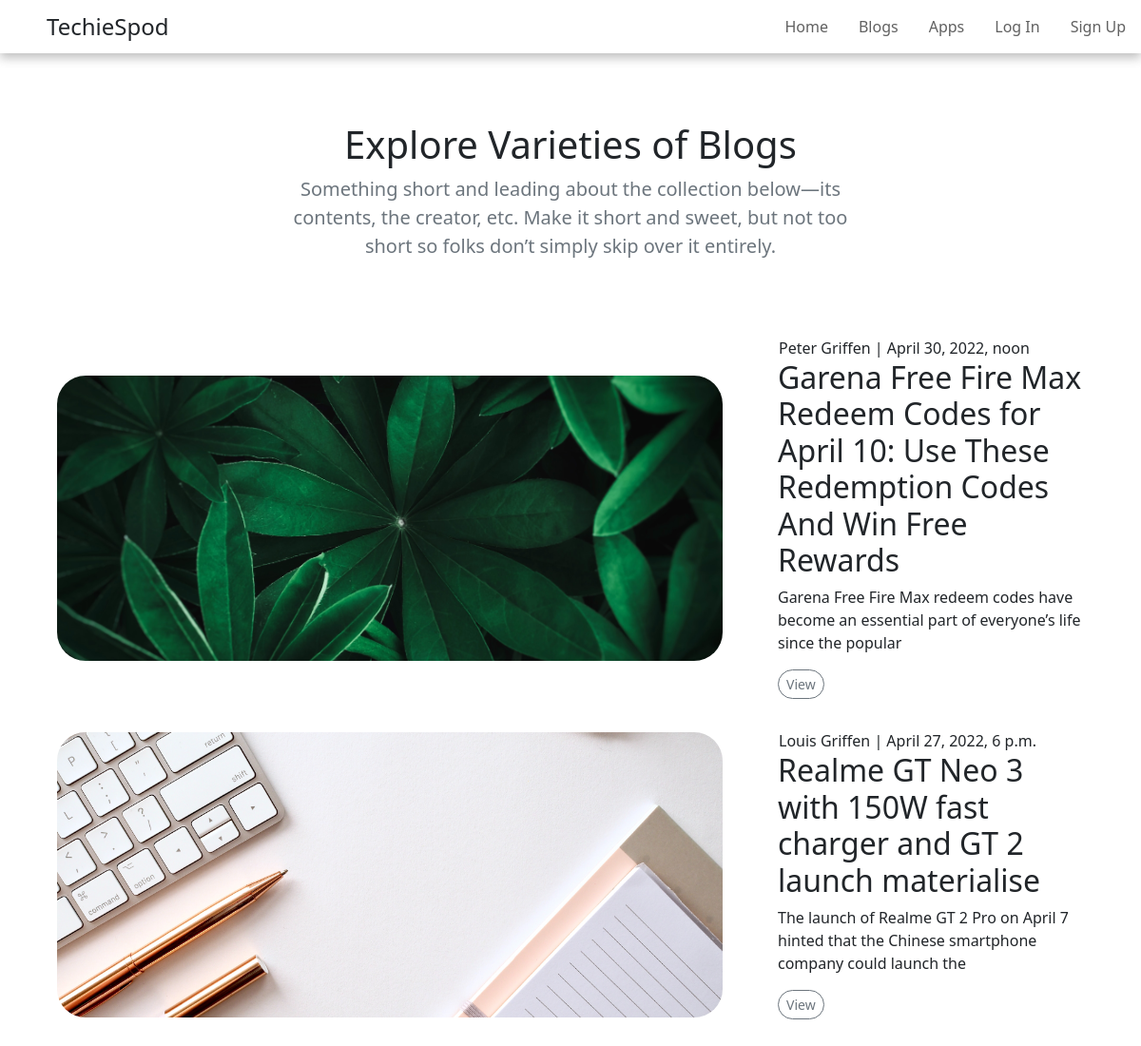
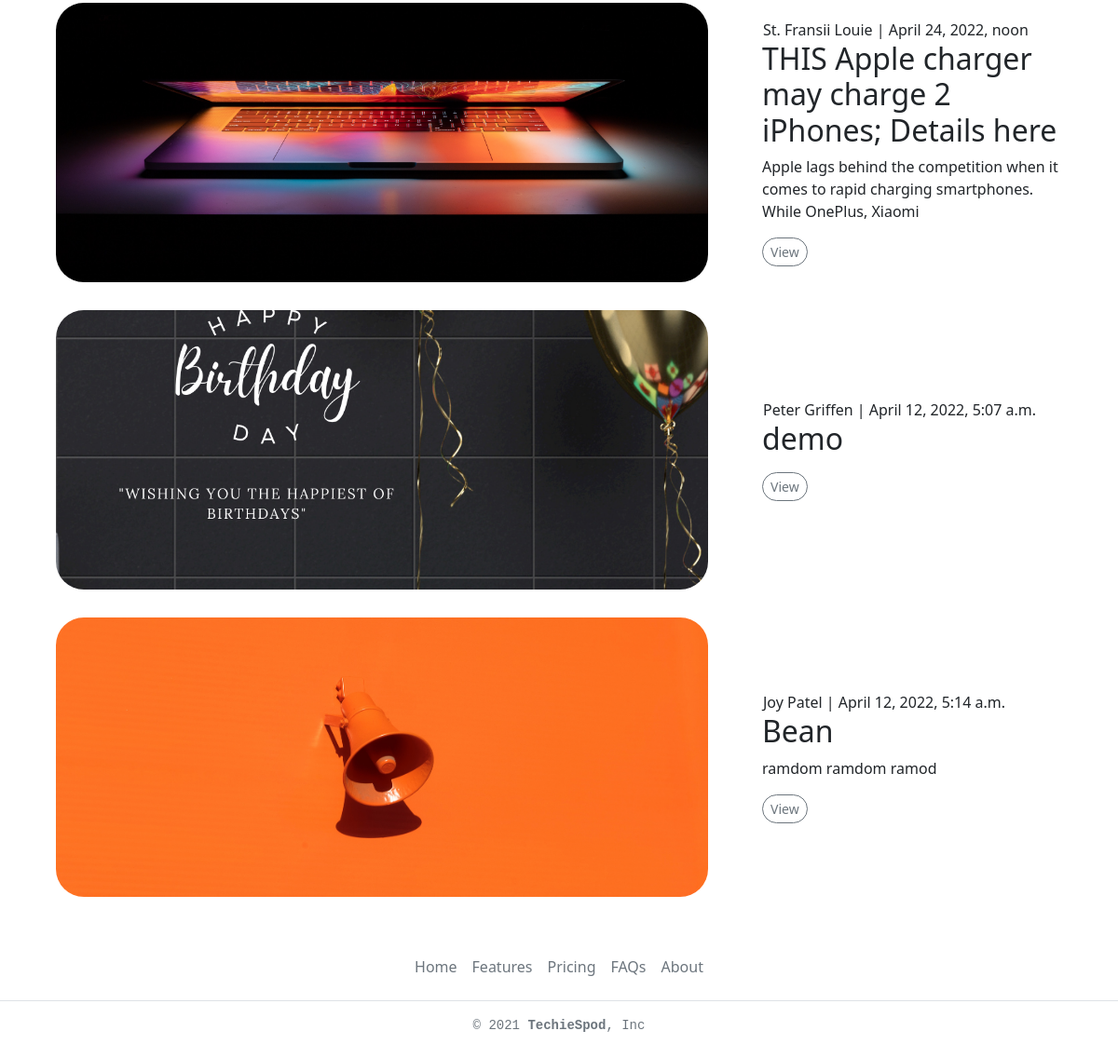
The app's page /events with its own data (2 pictures, top to bottom).
### events/models.py (models this page shows)
class Event(models.Model):
    name = models.CharField('Event Name', max_length=120)
    event_data = models.DateTimeField('Event Date', auto_now_add=True)
    image = models.ImageField(upload_to='images', blank=True, null=True)
    imgsrc = models.CharField('Image Source', max_length=120, blank=True, null=True)
    venue = models.ForeignKey(Venue, blank=True, null=True, on_delete=models.CASCADE)
    manager = models.CharField('Event Manager', max_length=120)
    description = RichTextField(blank=True, null=True)
    small_des = models.TextField(blank=True)
    attendees = models.ManyToManyField(MyClubUser, blank=True)
    def __str__(self):
        return self.name

### events/views.py (the view)
# urls.py: path('events', views.all_events, name='list-events'),
def all_events(request):
    name = 'MyClub'
    events_list = Event.objects.all()
    return render(request, 'events/events_list.html',{
        'name' : name,
        'events_list' : events_list,
    })

### events/templates/events/events_list.html (shortened to what this page needs)
{% extends 'events/base.html' %}
{% block content %}
<html lang="en" xmlns="http://www.w3.org/1999/html">
<head>
</head>
<body>
<center>
<div class="row py-lg-5">
      <div class="col-lg-6 col-md-8 mx-auto">
        <h1 class="fw-light">Explore Varieties of Blogs</h1>
        <p class="lead text-muted">Something short and leading about the collection below—its contents, the creator, etc. Make it short and sweet, but not too short so folks don’t simply skip over it entirely.</p>
      </div>
    </div>
</center>
<div class="container">
<div class="card card-flush " style="border:0px;">
  <div class="row align-items-md-center">
      {% for event in events_list %}
    <div class="col-md-8" style="padding:15px;">
        <center>
     {% if event.image %}
             <img class="card-img" style=" border-radius:30px;object-fit: cover;width: 700px;
  height: 300px;" src="{{event.image.url}}"
             />
{% endif %}
            </center>
    </div>
    <div class="col-md-4" >
      <div class="card-body" style="">
        <span class="card-subtitle">{{ event.manager }} | {{ event.event_data }}</span>
        <h2 class="card-title">{{ event }}</h2>
        <p class="card-text">{{ event.small_des|slice:":100" }}</p>
         <a href=" {% url 'show-event' event.id %} "><button type="button" style=" border-radius:30px;" class="btn btn-sm btn-outline-secondary">View</button>
                  </a>
      </div>
    </div>
      {% endfor %}
  </div>
</div>
</div>
</body>
</html>
{% endblock %}

### events/templates/events/navbar.html (style rules this page uses)
span { padding:1px; border-radius: 9px; }

### records on screen
Event: image (picture), manager "Peter Griffen", event_data "April 30, 2022, noon", name "Garena Free Fire Max Redeem Codes for April 10: Use These Redemption Codes And Win Free Rewards", small_des "Garena Free Fire Max redeem codes have become an essential part of everyone’s life since the popular"
Event: image (picture), manager "Louis Griffen", event_data "April 27, 2022, 6 p.m.", name "Realme GT Neo 3 with 150W fast charger and GT 2 launch materialise", small_des "The launch of Realme GT 2 Pro on April 7 hinted that the Chinese smartphone company could launch the"
Event: image (picture), manager "St. Fransii Louie", event_data "April 24, 2022, noon", name "THIS Apple charger may charge 2 iPhones; Details here", small_des "Apple lags behind the competition when it comes to rapid charging smartphones. While OnePlus, Xiaomi"
Event: image (picture), manager "Peter Griffen", event_data "April 12, 2022, 5:07 a.m.", name "demo"
Event: image (picture), manager "Joy Patel", event_data "April 12, 2022, 5:14 a.m.", name "Bean", small_des "ramdom ramdom ramod"
